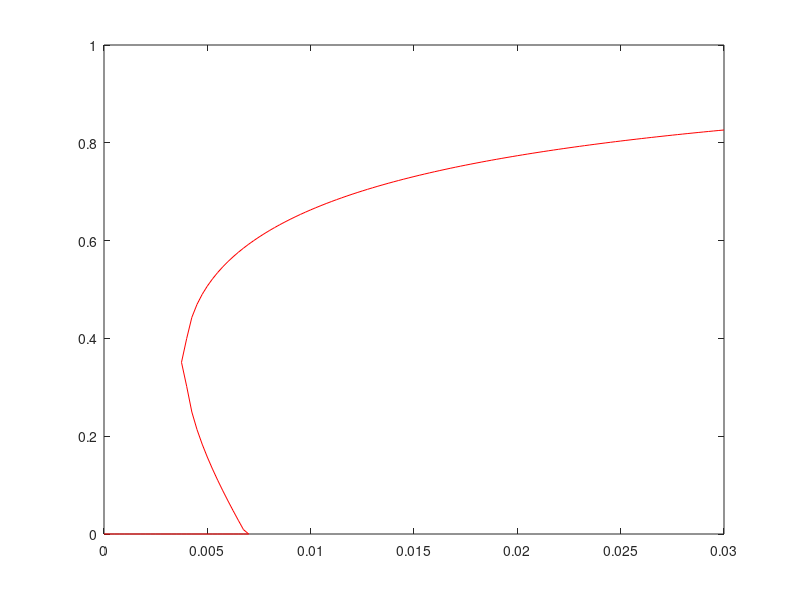

Here is the MATLAB script that generated this plot: (Note: this script raises an error after producing the figure.)
clc;
clear;

load('Theta1_degree_date.mat');
load('Theta2_degree_date.mat');
load('Degree_Distribution.mat');
global beta1;

beta2=0.0625;%会影响（调β_2）β_2不会影响阈值，但是会影响出现双稳的点，所以通过调β_2直到出现双稳，再调β_1
gamma=0.15;%会影响阈值

Infect1=[];
Beta1=Beta11;%给定beta1要取的范围
for k=1:length(Beta1)
    beta1=Beta1(k);
    I=0;
    for i=1:length(uniqueDegree_1)
        for j=1:length(uniqueDegree_2)
            I = I + (Com_num(j,i)*(beta1*uniqueDegree_1(i)*Theta11(k)+2*beta1*uniqueDegree_2(j)*Theta21(k)+beta2*uniqueDegree_2(j)*Theta21(k)^2))/(beta1*uniqueDegree_1(i)*Theta11(k)+2*beta1*uniqueDegree_2(j)*Theta21(k)+beta2*uniqueDegree_2(j)*Theta21(k)^2+gamma);
        end
    end
    Infect1(k) = I;
end
plot(Beta11',Infect1,'-r');
hold on;
%%
Infect2=[];
Beta1=Beta12;%给定beta1要取的范围
for k=1:length(Beta1)
    beta1=Beta1(k);
    I=0;
    for i=1:length(uniqueDegree_1)
        for j=1:length(uniqueDegree_2)
            I = I + (Com_num(j,i)*(beta1*uniqueDegree_1(i)*Theta12(k)+2*beta1*uniqueDegree_2(j)*Theta22(k)+beta2*uniqueDegree_2(j)*Theta22(k)^2))/(beta1*uniqueDegree_1(i)*Theta12(k)+2*beta1*uniqueDegree_2(j)*Theta22(k)+beta2*uniqueDegree_2(j)*Theta22(k)^2+gamma);
        end
    end
    Infect2(k) = I;
end
plot(Beta12',Infect2,'-r');
hold on;

%%
Infect3=[];
Beta1=Beta13;%给定beta1要取的范围
for k=1:length(Beta1)
    beta1=Beta1(k);
    I=0;
    for i=1:length(uniqueDegree_1)
        for j=1:length(uniqueDegree_2)
            I = I + (Com_num(j,i)*(beta1*uniqueDegree_1(i)*Theta13(k)+2*beta1*uniqueDegree_2(j)*Theta23(k)+beta2*uniqueDegree_2(j)*Theta23(k)^2))/(beta1*uniqueDegree_1(i)*Theta13(k)+2*beta1*uniqueDegree_2(j)*Theta23(k)+beta2*uniqueDegree_2(j)*Theta23(k)^2+gamma);
        end
    end
    Infect3(k) = I;
end

plot(Beta13',Infect3,'-r');
hold on;

%%
clc;
clear;
load('Theta1_date_2287.mat');
load('Theta2_date_2287.mat');
load('facet1=Zipf_facet2=poissrnd_2.mat');
global beta1;

beta2=0.0625;%会影响（调β_2）β_2不会影响阈值，但是会影响出现双稳的点，所以通过调β_2直到出现双稳，再调β_1
gamma=0.15;%会影响阈值

Infect4=[];
Beta1=Beta31;%给定beta1要取的范围
for k=1:length(Beta1)
    beta1=Beta1(k);
    I=0;
    for i=1:length(uniqueDegree_1_ult)
        for j=1:length(uniqueDegree_2_ult)
            I = I + (Com_num(j,i)*(beta1*uniqueDegree_1_ult(i)*Theta31(k)+2*beta1*uniqueDegree_2_ult(j)*Theta41(k)+beta2*uniqueDegree_2_ult(j)*Theta41(k)^2))/(beta1*uniqueDegree_1_ult(i)*Theta31(k)+2*beta1*uniqueDegree_2_ult(j)*Theta41(k)+beta2*uniqueDegree_2_ult(j)*Theta41(k)^2+gamma);
        end
    end
    Infect4(k) = I;
end
plot(Beta31',Infect4,'-b');
hold on;
%%
Infect5=[];
Beta1=Beta32;%给定beta1要取的范围
for k=1:length(Beta1)
    beta1=Beta1(k);
    I=0;
    for i=1:length(uniqueDegree_1_ult)
        for j=1:length(uniqueDegree_2_ult)
            I = I + (Com_num(j,i)*(beta1*uniqueDegree_1_ult(i)*Theta32(k)+2*beta1*uniqueDegree_2_ult(j)*Theta42(k)+beta2*uniqueDegree_2_ult(j)*Theta42(k)^2))/(beta1*uniqueDegree_1_ult(i)*Theta32(k)+2*beta1*uniqueDegree_2_ult(j)*Theta42(k)+beta2*uniqueDegree_2_ult(j)*Theta42(k)^2+gamma);
        end
    end
    Infect5(k) = I;
end
plot(Beta32',Infect5,'-b');
hold on;

%%
Infect6=[];
Beta1=Beta33;%给定beta1要取的范围
for k=1:length(Beta1)
    beta1=Beta1(k);
    I=0;
    for i=1:length(uniqueDegree_1_ult)
        for j=1:length(uniqueDegree_2_ult)
            I = I + (Com_num(j,i)*(beta1*uniqueDegree_1_ult(i)*Theta33(k)+2*beta1*uniqueDegree_2_ult(j)*Theta43(k)+beta2*uniqueDegree_2_ult(j)*Theta43(k)^2))/(beta1*uniqueDegree_1_ult(i)*Theta33(k)+2*beta1*uniqueDegree_2_ult(j)*Theta43(k)+beta2*uniqueDegree_2_ult(j)*Theta43(k)^2+gamma);
        end
    end
    Infect6(k) = I;
end

plot(Beta33',Infect6,'-b');
hold on;

%%
clc;
clear;
load('Theta1_date_2759.mat');
load('Theta2_date_2759.mat');
load('facet1=Zipf_facet2=poissrnd_3.mat');
global beta1;

beta2=0.0625;%会影响（调β_2）β_2不会影响阈值，但是会影响出现双稳的点，所以通过调β_2直到出现双稳，再调β_1
gamma=0.15;%会影响阈值

Infect7=[];
Beta1=Beta51;%给定beta1要取的范围
for k=1:length(Beta1)
    beta1=Beta1(k);
    I=0;
    for i=1:length(uniqueDegree_1_ult)
        for j=1:length(uniqueDegree_2_ult)
            I = I + (Com_num(j,i)*(beta1*uniqueDegree_1_ult(i)*Theta51(k)+2*beta1*uniqueDegree_2_ult(j)*Theta61(k)+beta2*uniqueDegree_2_ult(j)*Theta61(k)^2))/(beta1*uniqueDegree_1_ult(i)*Theta51(k)+2*beta1*uniqueDegree_2_ult(j)*Theta61(k)+beta2*uniqueDegree_2_ult(j)*Theta61(k)^2+gamma);
        end
    end
    Infect7(k) = I;
end
plot(Beta51',Infect7,'-y');
hold on;
%%
Infect8=[];
Beta1=Beta52;%给定beta1要取的范围
for k=1:length(Beta1)
    beta1=Beta1(k);
    I=0;
    for i=1:length(uniqueDegree_1_ult)
        for j=1:length(uniqueDegree_2_ult)
            I = I + (Com_num(j,i)*(beta1*uniqueDegree_1_ult(i)*Theta52(k)+2*beta1*uniqueDegree_2_ult(j)*Theta62(k)+beta2*uniqueDegree_2_ult(j)*Theta62(k)^2))/(beta1*uniqueDegree_1_ult(i)*Theta52(k)+2*beta1*uniqueDegree_2_ult(j)*Theta62(k)+beta2*uniqueDegree_2_ult(j)*Theta62(k)^2+gamma);
        end
    end
    Infect8(k) = I;
end
plot(Beta52',Infect8,'-y');
hold on;

%%
Infect9=[];
Beta1=Beta53;%给定beta1要取的范围
for k=1:length(Beta1)
    beta1=Beta1(k);
    I=0;
    for i=1:length(uniqueDegree_1_ult)
        for j=1:length(uniqueDegree_2_ult)
            I = I + (Com_num(j,i)*(beta1*uniqueDegree_1_ult(i)*Theta53(k)+2*beta1*uniqueDegree_2_ult(j)*Theta63(k)+beta2*uniqueDegree_2_ult(j)*Theta63(k)^2))/(beta1*uniqueDegree_1_ult(i)*Theta53(k)+2*beta1*uniqueDegree_2_ult(j)*Theta63(k)+beta2*uniqueDegree_2_ult(j)*Theta63(k)^2+gamma);
        end
    end
    Infect9(k) = I;
end

plot(Beta53',Infect9,'-y');
hold on;

%%
clc;
clear;
load('Theta1_date_4288.mat');
load('Theta2_date_4288.mat');
load('facet1=Zipf_facet2=poissrnd_4.mat');
global beta1;

beta2=0.0625;%会影响（调β_2）β_2不会影响阈值，但是会影响出现双稳的点，所以通过调β_2直到出现双稳，再调β_1
gamma=0.15;%会影响阈值

Infect10=[];
Beta1=Beta71;%给定beta1要取的范围
for k=1:length(Beta1)
    beta1=Beta1(k);
    I=0;
    for i=1:length(uniqueDegree_1_ult)
        for j=1:length(uniqueDegree_2_ult)
            I = I + (Com_num(j,i)*(beta1*uniqueDegree_1_ult(i)*Theta71(k)+2*beta1*uniqueDegree_2_ult(j)*Theta81(k)+beta2*uniqueDegree_2_ult(j)*Theta81(k)^2))/(beta1*uniqueDegree_1_ult(i)*Theta71(k)+2*beta1*uniqueDegree_2_ult(j)*Theta81(k)+beta2*uniqueDegree_2_ult(j)*Theta81(k)^2+gamma);
        end
    end
    Infect10(k) = I;
end
plot(Beta71',Infect10,'-g');
hold on;
%%
Infect11=[];
Beta1=Beta72;%给定beta1要取的范围
for k=1:length(Beta1)
    beta1=Beta1(k);
    I=0;
    for i=1:length(uniqueDegree_1_ult)
        for j=1:length(uniqueDegree_2_ult)
            I = I + (Com_num(j,i)*(beta1*uniqueDegree_1_ult(i)*Theta72(k)+2*beta1*uniqueDegree_2_ult(j)*Theta82(k)+beta2*uniqueDegree_2_ult(j)*Theta82(k)^2))/(beta1*uniqueDegree_1_ult(i)*Theta72(k)+2*beta1*uniqueDegree_2_ult(j)*Theta82(k)+beta2*uniqueDegree_2_ult(j)*Theta82(k)^2+gamma);
        end
    end
    Infect11(k) = I;
end
plot(Beta72',Infect11,'-g');
hold on;

%%
Infect12=[];
Beta1=Beta73;%给定beta1要取的范围
for k=1:length(Beta1)
    beta1=Beta1(k);
    I=0;
    for i=1:length(uniqueDegree_1_ult)
        for j=1:length(uniqueDegree_2_ult)
            I = I + (Com_num(j,i)*(beta1*uniqueDegree_1_ult(i)*Theta73(k)+2*beta1*uniqueDegree_2_ult(j)*Theta83(k)+beta2*uniqueDegree_2_ult(j)*Theta83(k)^2))/(beta1*uniqueDegree_1_ult(i)*Theta73(k)+2*beta1*uniqueDegree_2_ult(j)*Theta83(k)+beta2*uniqueDegree_2_ult(j)*Theta83(k)^2+gamma);
        end
    end
    Infect12(k) = I;
end

plot(Beta73',Infect12,'-g');
hold on;


xlabel('\beta_1');
ylabel('I');